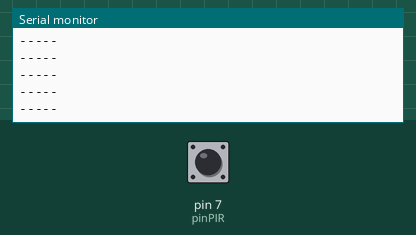
Recording of a sketch running on a simulated Arduino Uno, built with avr-gcc and run on an emulated ATmega328P. Shown: the last lines printed to the serial monitor. The test bench sets the inputs (shaded band); at power-on: pin 7 (pinPIR) LOW.

Above: at 1.2 s.
1.3 s: pin 7 (pinPIR) driven HIGH
At 2.4 s:
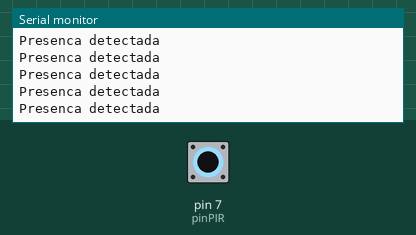
3.2 s: pin 7 (pinPIR) pulsed LOW 5 times (0.12 s each, 0.3 s apart)
7.7 s: pin 7 (pinPIR) pulsed LOW 2 times (0.12 s each, 0.3 s apart)
11.3 s: pin 7 (pinPIR) driven LOW
At 12.4 s:
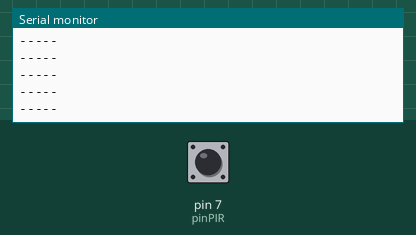

Measured:
- after the input at 1.3 s, the serial monitor: prints a new line after 0.07 s (image 1)
- after the input at 11.3 s, the serial monitor: prints a new line after 0.08 s (image 2)

The sketch:

pir.ino
```cpp
// Define o PIR com o valor "7" que é onde o pino digital está conectado
#define pinPIR 7

// Função setup é executada apenas uma vez
void setup()
{
  // Configura o pino como entrada
  pinMode (pinPIR, INPUT);
  // inicia a comunicação serial a 9600 bits por segundo
  Serial.begin(9600);
}

// Função loop é para executar repetidamente o código
void tarefa_1()
{
  // Se houver movimento
  if (digitalRead(pinPIR) == HIGH) {
    // Enviar para monitor serial
    Serial.println("Presenca detectada");
  } else {
    // Se não houver movimento enviar para monitor serial
    Serial.println("-----");
  }
}

void loop(){

  tarefa_1();

}
```
